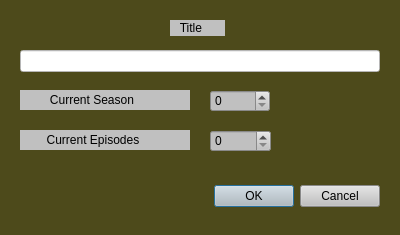
<?xml version="1.0" encoding="UTF-8"?>
<ui version="4.0">
 <class>tv_input</class>
 <widget class="QDialog" name="tv_input">
  <property name="geometry">
   <rect>
    <x>0</x>
    <y>0</y>
    <width>400</width>
    <height>235</height>
   </rect>
  </property>
  <property name="windowTitle">
   <string>Dialog</string>
  </property>
  <property name="styleSheet">
   <string notr="true">background-color:rgba(76, 73, 25, 0.91);</string>
  </property>
  <widget class="QDialogButtonBox" name="buttonBox">
   <property name="geometry">
    <rect>
     <x>20</x>
     <y>180</y>
     <width>360</width>
     <height>32</height>
    </rect>
   </property>
   <property name="styleSheet">
    <string notr="true">background-color:rgba(192,192,192,1);</string>
   </property>
   <property name="orientation">
    <enum>Qt::Horizontal</enum>
   </property>
   <property name="standardButtons">
    <set>QDialogButtonBox::Cancel|QDialogButtonBox::Ok</set>
   </property>
  </widget>
  <widget class="QLabel" name="label">
   <property name="geometry">
    <rect>
     <x>170</x>
     <y>20</y>
     <width>55</width>
     <height>16</height>
    </rect>
   </property>
   <property name="styleSheet">
    <string notr="true">background-color:rgba(192,192,192,1);</string>
   </property>
   <property name="text">
    <string>   Title</string>
   </property>
  </widget>
  <widget class="QLabel" name="label_2">
   <property name="geometry">
    <rect>
     <x>20</x>
     <y>90</y>
     <width>170</width>
     <height>20</height>
    </rect>
   </property>
   <property name="styleSheet">
    <string notr="true">background-color:rgba(192,192,192,1);</string>
   </property>
   <property name="text">
    <string>         Current Season</string>
   </property>
  </widget>
  <widget class="QLabel" name="label_3">
   <property name="geometry">
    <rect>
     <x>20</x>
     <y>130</y>
     <width>170</width>
     <height>20</height>
    </rect>
   </property>
   <property name="styleSheet">
    <string notr="true">background-color:rgba(192,192,192,1);</string>
   </property>
   <property name="text">
    <string>        Current Episodes</string>
   </property>
  </widget>
  <widget class="QLineEdit" name="lineEdit">
   <property name="geometry">
    <rect>
     <x>20</x>
     <y>50</y>
     <width>360</width>
     <height>22</height>
    </rect>
   </property>
   <property name="styleSheet">
    <string notr="true">background-color:rgba(255,255,255,1);
</string>
   </property>
  </widget>
  <widget class="QSpinBox" name="spinBox_season">
   <property name="geometry">
    <rect>
     <x>210</x>
     <y>90</y>
     <width>60</width>
     <height>22</height>
    </rect>
   </property>
   <property name="styleSheet">
    <string notr="true">background-color:rgba(192,192,192,1);</string>
   </property>
  </widget>
  <widget class="QSpinBox" name="spinBox_chapter">
   <property name="geometry">
    <rect>
     <x>210</x>
     <y>130</y>
     <width>61</width>
     <height>22</height>
    </rect>
   </property>
   <property name="styleSheet">
    <string notr="true">background-color:rgba(192,192,192,1);</string>
   </property>
  </widget>
 </widget>
 <resources/>
 <connections>
  <connection>
   <sender>buttonBox</sender>
   <signal>accepted()</signal>
   <receiver>tv_input</receiver>
   <slot>accept()</slot>
   <hints>
    <hint type="sourcelabel">
     <x>248</x>
     <y>254</y>
    </hint>
    <hint type="destinationlabel">
     <x>157</x>
     <y>274</y>
    </hint>
   </hints>
  </connection>
  <connection>
   <sender>buttonBox</sender>
   <signal>rejected()</signal>
   <receiver>tv_input</receiver>
   <slot>reject()</slot>
   <hints>
    <hint type="sourcelabel">
     <x>316</x>
     <y>260</y>
    </hint>
    <hint type="destinationlabel">
     <x>286</x>
     <y>274</y>
    </hint>
   </hints>
  </connection>
 </connections>
</ui>
